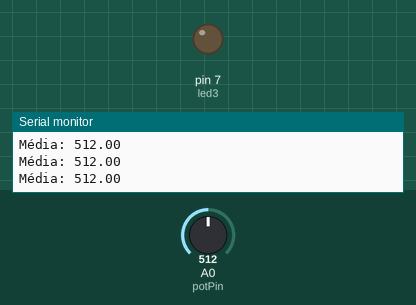
The sketch below on a simulated Arduino Uno, built with avr-gcc and run on an emulated ATmega328P. Parts: output pins drawn as LEDs (lit = HIGH), the last lines printed to the serial monitor. The test bench sets the inputs (shaded band); at power-on: A0 (potPin) = 512.

Above: at 1.2 s.
1.3 s: A0 (potPin) set to 687
2.8 s: A0 (potPin) set to 709
At 3.6 s:
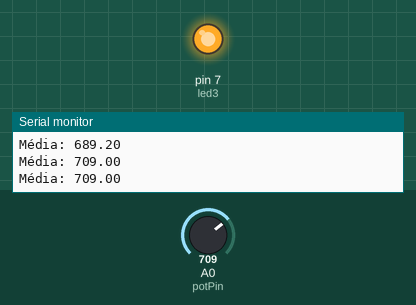
4.6 s: A0 (potPin) set to 690
At 5.3 s:
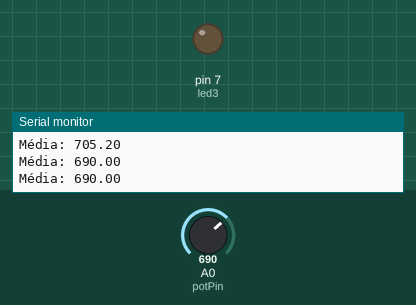
6.4 s: A0 (potPin) set to 710
At 7.0 s:
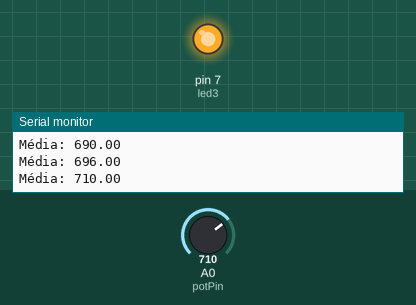
Timing chart, 0 to 9.2 s (numbered marks = the images above; inputs shaded):
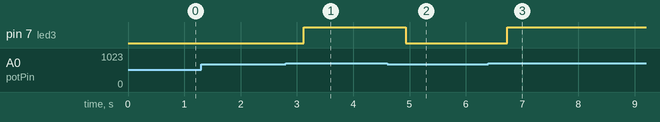

Measured:
- the behaviour switches between 700 and 701 on A0 (potPin) (found by bisection; images 0 and 1)
- after the input at 2.8 s, pin 7 (led3): LOW → HIGH after 0.32 s
- after the input at 4.6 s, pin 7 (led3): HIGH → LOW after 0.33 s
- after the input at 6.4 s, pin 7 (led3): LOW → HIGH after 0.34 s

The sketch:

exercicio8.INO.ino
```cpp
const int potPin = A0;
const int led3   = 7;

void setup() {
  pinMode(led3, OUTPUT);
  Serial.begin(9600);
}

void loop() {
  long soma = 0;

  for (int i = 0; i < 10; i++) {
    soma += analogRead(potPin);
    delay(10);
  }

  float media = soma / 10.0;

  Serial.print("Média: ");
  Serial.println(media);

  if (media > 700) {
    digitalWrite(led3, HIGH);
  } else {
    digitalWrite(led3, LOW);
  }

  delay(200);
}
```
